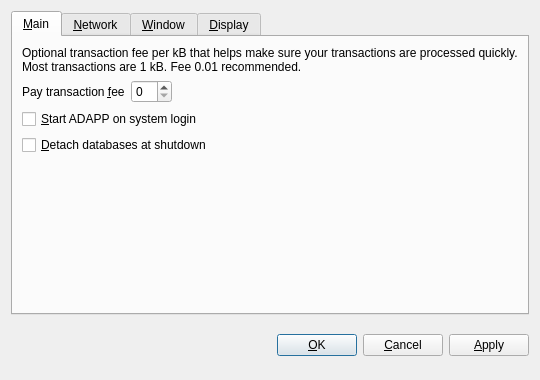
<?xml version="1.0" encoding="UTF-8"?>
<ui version="4.0">
 <class>OptionsDialog</class>
 <widget class="QDialog" name="OptionsDialog">
  <property name="geometry">
   <rect>
    <x>0</x>
    <y>0</y>
    <width>540</width>
    <height>380</height>
   </rect>
  </property>
  <property name="windowTitle">
   <string>Options</string>
  </property>
  <property name="modal">
   <bool>true</bool>
  </property>
  <layout class="QVBoxLayout" name="verticalLayout">
   <item>
    <widget class="QTabWidget" name="tabWidget">
     <property name="tabPosition">
      <enum>QTabWidget::North</enum>
     </property>
     <property name="currentIndex">
      <number>0</number>
     </property>
     <widget class="QWidget" name="tabMain">
      <attribute name="title">
       <string>&amp;Main</string>
      </attribute>
      <layout class="QVBoxLayout" name="verticalLayout_Main">
       <item>
        <widget class="QLabel" name="transactionFeeInfoLabel">
         <property name="text">
          <string>Optional transaction fee per kB that helps make sure your transactions are processed quickly. Most transactions are 1 kB. Fee 0.01 recommended.</string>
         </property>
         <property name="textFormat">
          <enum>Qt::PlainText</enum>
         </property>
         <property name="wordWrap">
          <bool>true</bool>
         </property>
        </widget>
       </item>
       <item>
        <layout class="QHBoxLayout" name="horizontalLayout_Main">
         <item>
          <widget class="QLabel" name="transactionFeeLabel">
           <property name="text">
            <string>Pay transaction &amp;fee</string>
           </property>
           <property name="textFormat">
            <enum>Qt::PlainText</enum>
           </property>
           <property name="buddy">
            <cstring>transactionFee</cstring>
           </property>
          </widget>
         </item>
         <item>
          <widget class="BitcoinAmountField" name="transactionFee"/>
         </item>
         <item>
          <spacer name="horizontalSpacer_Main">
           <property name="orientation">
            <enum>Qt::Horizontal</enum>
           </property>
           <property name="sizeHint" stdset="0">
            <size>
             <width>40</width>
             <height>20</height>
            </size>
           </property>
          </spacer>
         </item>
        </layout>
       </item>
       <item>
        <widget class="QCheckBox" name="bitcoinAtStartup">
         <property name="toolTip">
          <string>Automatically start ADAPP after logging in to the system.</string>
         </property>
         <property name="text">
          <string>&amp;Start ADAPP on system login</string>
         </property>
        </widget>
       </item>
       <item>
        <widget class="QCheckBox" name="detachDatabases">
         <property name="toolTip">
          <string>Detach block and address databases at shutdown. This means they can be moved to another data directory, but it slows down shutdown. The wallet is always detached.</string>
         </property>
         <property name="text">
          <string>&amp;Detach databases at shutdown</string>
         </property>
        </widget>
       </item>
       <item>
        <spacer name="verticalSpacer_Main">
         <property name="orientation">
          <enum>Qt::Vertical</enum>
         </property>
         <property name="sizeHint" stdset="0">
          <size>
           <width>20</width>
           <height>40</height>
          </size>
         </property>
        </spacer>
       </item>
      </layout>
     </widget>
     <widget class="QWidget" name="tabNetwork">
      <attribute name="title">
       <string>&amp;Network</string>
      </attribute>
      <layout class="QVBoxLayout" name="verticalLayout_Network">
       <item>
        <widget class="QCheckBox" name="mapPortUpnp">
         <property name="toolTip">
          <string>Automatically open the ADAPP client port on the router. This only works when your router supports UPnP and it is enabled.</string>
         </property>
         <property name="text">
          <string>Map port using &amp;UPnP</string>
         </property>
        </widget>
       </item>
       <item>
        <widget class="QCheckBox" name="connectSocks">
         <property name="toolTip">
          <string>Connect to the ADAPP network through a SOCKS proxy (e.g. when connecting through Tor).</string>
         </property>
         <property name="text">
          <string>&amp;Connect through SOCKS proxy:</string>
         </property>
        </widget>
       </item>
       <item>
        <layout class="QHBoxLayout" name="horizontalLayout_Network">
         <item>
          <widget class="QLabel" name="proxyIpLabel">
           <property name="text">
            <string>Proxy &amp;IP:</string>
           </property>
           <property name="textFormat">
            <enum>Qt::PlainText</enum>
           </property>
           <property name="buddy">
            <cstring>proxyIp</cstring>
           </property>
          </widget>
         </item>
         <item>
          <widget class="QValidatedLineEdit" name="proxyIp">
           <property name="maximumSize">
            <size>
             <width>140</width>
             <height>16777215</height>
            </size>
           </property>
           <property name="toolTip">
            <string>IP address of the proxy (e.g. 127.0.0.1)</string>
           </property>
          </widget>
         </item>
         <item>
          <widget class="QLabel" name="proxyPortLabel">
           <property name="text">
            <string>&amp;Port:</string>
           </property>
           <property name="textFormat">
            <enum>Qt::PlainText</enum>
           </property>
           <property name="buddy">
            <cstring>proxyPort</cstring>
           </property>
          </widget>
         </item>
         <item>
          <widget class="QLineEdit" name="proxyPort">
           <property name="maximumSize">
            <size>
             <width>55</width>
             <height>16777215</height>
            </size>
           </property>
           <property name="toolTip">
            <string>Port of the proxy (e.g. 9050)</string>
           </property>
          </widget>
         </item>
         <item>
          <widget class="QLabel" name="socksVersionLabel">
           <property name="text">
            <string>SOCKS &amp;Version:</string>
           </property>
           <property name="textFormat">
            <enum>Qt::PlainText</enum>
           </property>
           <property name="buddy">
            <cstring>socksVersion</cstring>
           </property>
          </widget>
         </item>
         <item>
          <widget class="QValueComboBox" name="socksVersion">
           <property name="toolTip">
            <string>SOCKS version of the proxy (e.g. 5)</string>
           </property>
          </widget>
         </item>
         <item>
          <spacer name="horizontalSpacer_Network">
           <property name="orientation">
            <enum>Qt::Horizontal</enum>
           </property>
           <property name="sizeHint" stdset="0">
            <size>
             <width>40</width>
             <height>20</height>
            </size>
           </property>
          </spacer>
         </item>
        </layout>
       </item>
       <item>
        <spacer name="verticalSpacer_Network">
         <property name="orientation">
          <enum>Qt::Vertical</enum>
         </property>
         <property name="sizeHint" stdset="0">
          <size>
           <width>20</width>
           <height>40</height>
          </size>
         </property>
        </spacer>
       </item>
      </layout>
     </widget>
     <widget class="QWidget" name="tabWindow">
      <attribute name="title">
       <string>&amp;Window</string>
      </attribute>
      <layout class="QVBoxLayout" name="verticalLayout_Window">
       <item>
        <widget class="QCheckBox" name="minimizeToTray">
         <property name="toolTip">
          <string>Show only a tray icon after minimizing the window.</string>
         </property>
         <property name="text">
          <string>&amp;Minimize to the tray instead of the taskbar</string>
         </property>
        </widget>
       </item>
       <item>
        <widget class="QCheckBox" name="minimizeOnClose">
         <property name="toolTip">
          <string>Minimize instead of exit the application when the window is closed. When this option is enabled, the application will be closed only after selecting Quit in the menu.</string>
         </property>
         <property name="text">
          <string>M&amp;inimize on close</string>
         </property>
        </widget>
       </item>
       <item>
        <spacer name="verticalSpacer_Window">
         <property name="orientation">
          <enum>Qt::Vertical</enum>
         </property>
         <property name="sizeHint" stdset="0">
          <size>
           <width>20</width>
           <height>40</height>
          </size>
         </property>
        </spacer>
       </item>
      </layout>
     </widget>
     <widget class="QWidget" name="tabDisplay">
      <attribute name="title">
       <string>&amp;Display</string>
      </attribute>
      <layout class="QVBoxLayout" name="verticalLayout_Display">
       <item>
        <layout class="QHBoxLayout" name="horizontalLayout_1_Display">
         <item>
          <widget class="QLabel" name="langLabel">
           <property name="text">
            <string>User Interface &amp;language:</string>
           </property>
           <property name="textFormat">
            <enum>Qt::PlainText</enum>
           </property>
           <property name="buddy">
            <cstring>lang</cstring>
           </property>
          </widget>
         </item>
         <item>
          <widget class="QValueComboBox" name="lang">
           <property name="toolTip">
            <string>The user interface language can be set here. This setting will take effect after restarting ADAPP.</string>
           </property>
          </widget>
         </item>
        </layout>
       </item>
       <item>
        <layout class="QHBoxLayout" name="horizontalLayout_2_Display">
         <item>
          <widget class="QLabel" name="unitLabel">
           <property name="text">
            <string>&amp;Unit to show amounts in:</string>
           </property>
           <property name="textFormat">
            <enum>Qt::PlainText</enum>
           </property>
           <property name="buddy">
            <cstring>unit</cstring>
           </property>
          </widget>
         </item>
         <item>
          <widget class="QValueComboBox" name="unit">
           <property name="toolTip">
            <string>Choose the default subdivision unit to show in the interface and when sending coins.</string>
           </property>
          </widget>
         </item>
        </layout>
       </item>
       <item>
        <widget class="QCheckBox" name="displayAddresses">
         <property name="toolTip">
          <string>Whether to show ADAPP addresses in the transaction list or not.</string>
         </property>
         <property name="text">
          <string>&amp;Display addresses in transaction list</string>
         </property>
        </widget>
       </item>
       <item>
        <spacer name="verticalSpacer_Display">
         <property name="orientation">
          <enum>Qt::Vertical</enum>
         </property>
         <property name="sizeHint" stdset="0">
          <size>
           <width>20</width>
           <height>40</height>
          </size>
         </property>
        </spacer>
       </item>
      </layout>
     </widget>
    </widget>
   </item>
   <item>
    <layout class="QHBoxLayout" name="horizontalLayout_Buttons">
     <item>
      <spacer name="horizontalSpacer_1">
       <property name="orientation">
        <enum>Qt::Horizontal</enum>
       </property>
       <property name="sizeHint" stdset="0">
        <size>
         <width>40</width>
         <height>48</height>
        </size>
       </property>
      </spacer>
     </item>
     <item>
      <widget class="QLabel" name="statusLabel">
       <property name="font">
        <font>
         <weight>75</weight>
         <bold>true</bold>
        </font>
       </property>
       <property name="text">
        <string/>
       </property>
       <property name="textFormat">
        <enum>Qt::PlainText</enum>
       </property>
       <property name="wordWrap">
        <bool>true</bool>
       </property>
      </widget>
     </item>
     <item>
      <spacer name="horizontalSpacer_2">
       <property name="orientation">
        <enum>Qt::Horizontal</enum>
       </property>
       <property name="sizeHint" stdset="0">
        <size>
         <width>40</width>
         <height>48</height>
        </size>
       </property>
      </spacer>
     </item>
     <item>
      <widget class="QPushButton" name="okButton">
       <property name="text">
        <string>&amp;OK</string>
       </property>
      </widget>
     </item>
     <item>
      <widget class="QPushButton" name="cancelButton">
       <property name="text">
        <string>&amp;Cancel</string>
       </property>
       <property name="autoDefault">
        <bool>false</bool>
       </property>
      </widget>
     </item>
     <item>
      <widget class="QPushButton" name="applyButton">
       <property name="text">
        <string>&amp;Apply</string>
       </property>
       <property name="autoDefault">
        <bool>false</bool>
       </property>
      </widget>
     </item>
    </layout>
   </item>
  </layout>
 </widget>
 <customwidgets>
  <customwidget>
   <class>BitcoinAmountField</class>
   <extends>QSpinBox</extends>
   <header>bitcoinamountfield.h</header>
  </customwidget>
  <customwidget>
   <class>QValueComboBox</class>
   <extends>QComboBox</extends>
   <header>qvaluecombobox.h</header>
  </customwidget>
  <customwidget>
   <class>QValidatedLineEdit</class>
   <extends>QLineEdit</extends>
   <header>qvalidatedlineedit.h</header>
  </customwidget>
 </customwidgets>
 <resources/>
 <connections/>
</ui>
